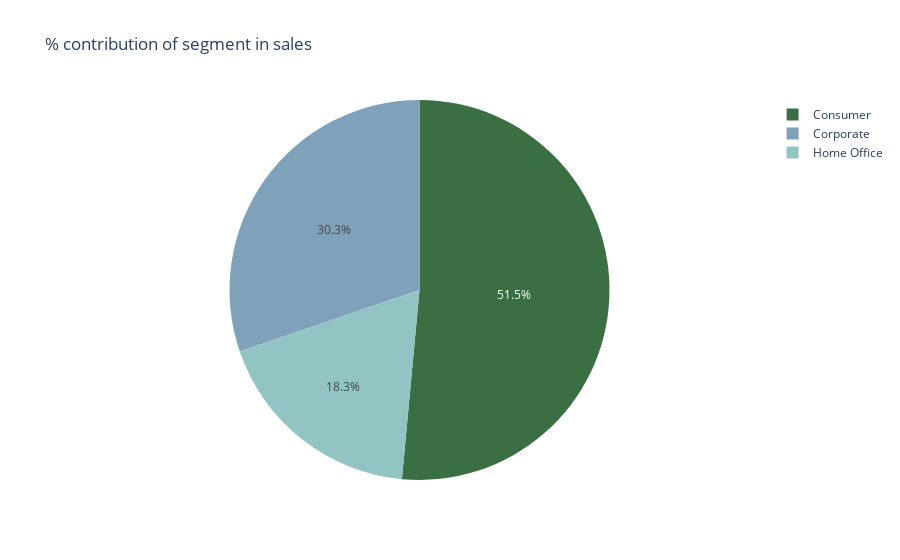

The cell this chart's notebook holds for it:
### Code cell
px.pie(segment_sales, names="Segment", values="Sales", title="% contribution of segment in sales", color_discrete_sequence=["#3A6F43", "#80A1BA", "#91C4C3"])

### Figure 1 — Plotly figure (JSON) as saved in the notebook; plotly's stock layout.template omitted (floating-point values rounded to 4 significant figures)
{"data": [{"domain": {"x": [0, 1], "y": [0, 1]}, "hovertemplate": "Segment=%{label}<br>Sales=%{value}<extra></extra>", "labels": ["Consumer", "Corporate", "Home Office"], "legendgroup": "", "name": "", "showlegend": true, "type": "pie", "values": [6508000.0, 3825000.0, 2310000.0]}], "layout": {"legend": {"tracegroupgap": 0}, "piecolorway": ["#3A6F43", "#80A1BA", "#91C4C3"], "title": {"text": "% contribution of segment in sales"}}}
